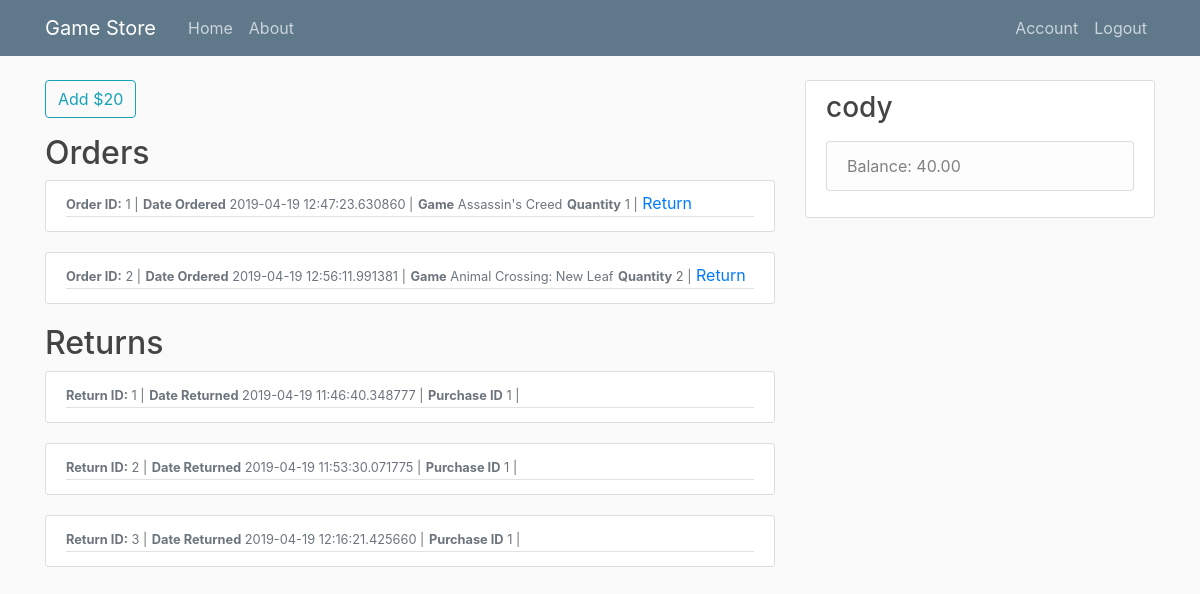
The page /account (signed in) on the database its author committed.
### game_store/models.py (models this page shows, shortened)
class Purchase(db.Model):
    id = db.Column(db.Integer, primary_key=True)
    customer_id = db.Column(db.Integer, db.ForeignKey('customer.id'))
    date = db.Column(db.DateTime, nullable=False)
    game_id = db.Column(db.Integer, db.ForeignKey('game.id'))
    qty = db.Column(db.Integer)

class Game(db.Model):
    id = db.Column(db.Integer, primary_key=True)
    game_name = db.Column(db.String(50), nullable=False)
    genre = db.Column(db.String(50), nullable=False)
    release_date = db.Column(db.Date, nullable=False)
    price = db.Column(db.Numeric(4, 2), nullable=False)
    description = db.Column(db.String(200), nullable=False)
    publisher_id = db.Column(db.Integer, db.ForeignKey('publisher.id'))
    runs = db.relationship("Run", cascade="all, delete-orphan")

class Return(db.Model):
    id = db.Column(db.Integer, primary_key=True)
    customer_id = db.Column(db.Integer, db.ForeignKey('customer.id'), nullable=False)
    date = db.Column(db.DateTime, nullable=False)
    purchase_id = db.Column(db.Integer, db.ForeignKey('purchase.id'), nullable=False)

class Customer(db.Model, UserMixin):
    id = db.Column(db.Integer, primary_key=True)
    username = db.Column(db.String(20), unique=True, nullable=False)
    email = db.Column(db.String(120), unique=True, nullable=False)
    password = db.Column(db.String(60), nullable=False)
    balance = db.Column(db.Numeric(4, 2))
    orders = db.relationship("Purchase", cascade="all, delete-orphan")
    returns = db.relationship("Return", cascade="all, delete-orphan")
    __table_args__ = (
        CheckConstraint(balance >= 0, name='check_bar_positive'),
        {})

### game_store/routes.py (the view)
@app.route("/account", methods=['GET', 'POST'])
@login_required
def account():
    form = AddMoneyForm()
    if form.validate_on_submit():
        current_user.balance += 20
        db.session.commit()
        return redirect(url_for('account'))
    orders = Purchase.query.all()
    games = Game.query.all()
    returns = Return.query.all()
    return render_template('account.html', orders=orders, games=games, returns=returns, form=form)

### game_store/forms.py
class AddMoneyForm(FlaskForm):
    submit = SubmitField('Add $20')

### game_store/models.py (called while the page is built)
@login_manager.user_loader
def load_user(user_id):
    return Customer.query.get(int(user_id))

### game_store/templates/account.html (shortened to what this page needs)
{% extends "layout.html" %}
{% block content %}
<form method="POST" action="">
    <div class="form-group">
        {{ form.submit(class="btn btn-outline-info") }}
    </div>
</form>
<h2>Orders</h2>
    {% for order in orders %}
        {% if order.customer_id == current_user.id %}
            <article class="media content-section">
              <div class="media-body">
                    <div class="article-metadata">
                        <small class="text-muted"><strong>Order ID:</strong>      {{ order.id }}     |</small>
                        <small class="text-muted"><strong>Date Ordered</strong>      {{ order.date }}     |</small>
                        {% for game in games %}
                            {% if game.id == order.game_id %}
                                <small class="text-muted"><strong>Game</strong>   {{ game.game_name }}</small>
                            {% endif %}
                        {% endfor %}
                        <small class="text-muted"><strong>Quantity</strong>      {{ order.qty }}    |</small>
                        <a class="mr-2" href="{{ url_for('returns', selected_purchase=order.id) }}">Return</a>
                    </div>
              </div>
            </article>
        {% endif %}
    {% endfor %}
<h2>Returns</h2>
    {% for return in returns %}
        {% if return.customer_id == current_user.id %}
            <article class="media content-section">
              <div class="media-body">
                    <div class="article-metadata">
                        <small class="text-muted"><strong>Return ID:</strong>      {{ return.id }}     |</small>
                        <small class="text-muted"><strong>Date Returned</strong>      {{ return.date }}     |</small>
                        <small class="text-muted"><strong>Purchase ID</strong>      {{ return.purchase_id }}    |</small>
                    </div>
              </div>
            </article>
        {% endif %}
    {% endfor %}
{% endblock content %}

### game_store/templates/layout.html (shortened to what this page needs)
<!DOCTYPE html>
<html>
<head>
    <link rel="stylesheet" href="https://maxcdn.bootstrapcdn.com/bootstrap/4.0.0/css/bootstrap.min.css">
    <link rel="stylesheet" type="text/css" href="{{ url_for('static', filename='main.css') }}">
</head>
<body>
    <header class="site-header">
      <nav class="navbar navbar-expand-md navbar-dark bg-steel fixed-top">
        <div class="container">
          <a class="navbar-brand mr-4" href="/">Game Store</a>
          <div class="collapse navbar-collapse" id="navbarToggle">
            <div class="navbar-nav mr-auto">
              <a class="nav-item nav-link" href="{{ url_for('home') }}">Home</a>
              <a class="nav-item nav-link" href="{{ url_for('about') }}">About</a>
            </div>
            <div class="navbar-nav">
              {% if current_user.is_authenticated %}
                <a class="nav-item nav-link" href="{{ url_for('account') }}">Account</a>
                <a class="nav-item nav-link" href="{{ url_for('logout') }}">Logout</a>
              {% else %}
                <a class="nav-item nav-link" href="{{ url_for('login') }}">Login</a>
                <a class="nav-item nav-link" href="{{ url_for('register') }}">Register</a>
              {% endif %}
            </div>
          </div>
        </div>
      </nav>
    </header>
    <main role="main" class="container">
      <div class="row">
        <div class="col-md-8">
          {% block content %}{% endblock %}
        </div>
        <div class="col-md-4">
          <div class="content-section">
            <h3>{{ current_user.username }}</h3>
            <p class='text-muted'>
              <ul class="list-group">
                <li class="list-group-item list-group-item-light">Balance: {{ current_user.balance }}</li>
              </ul>
            </p>
          </div>
        </div>
      </div>
    </main>
</body>
</html>

### game_store/static/main.css (style rules this page uses)
body { background: #fafafa; color: #333333; margin-top: 5rem; }
h1, h2, h3, h4, h5, h6 { color: #444444; }
.bg-steel { background-color: #5f788a; }
.site-header .navbar-nav .nav-link { color: #cbd5db; }
.content-section { background: #ffffff; padding: 10px 20px; border: 1px solid #dddddd; border-radius: 3px; margin-bottom: 20px; }
.article-metadata { padding-bottom: 1px; margin-bottom: 4px; border-bottom: 1px solid #e3e3e3 }

### rows shown on the page
Purchase: id "1", date "2019-04-19 12:47:23.630860", qty "1"
Game: game_name "Assassin's Creed"
Purchase: id "2", date "2019-04-19 12:56:11.991381", qty "2"
Game: game_name "Animal Crossing: New Leaf"
Return: id "1", date "2019-04-19 11:46:40.348777", purchase_id "1"
Return: id "2", date "2019-04-19 11:53:30.071775", purchase_id "1"
Return: id "3", date "2019-04-19 12:16:21.425660", purchase_id "1"
Customer: username "cody", balance "40.00"
